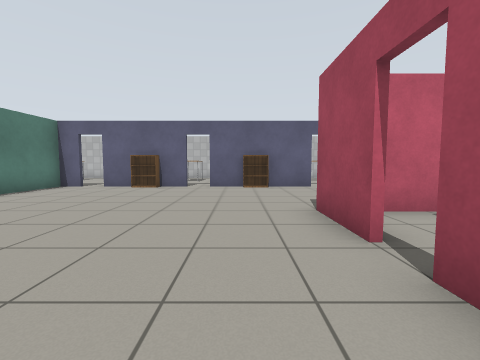
View 1 (above)

16 first-person views from a walk through a robot-simulator world made for Gazebo. The camera is 0.9 m above the floor, tilts 4° down and sees 90° across. The floor is counted in squares, 1 m on a side. Each view is taken from the middle of a square. On the plan, view 1 faces up. The plan holds only what a view shows up to about 10 squares ahead; the rest is blank. Robots are left out. Simple patterns stand in for the simulator's built-in surfaces.

View 2
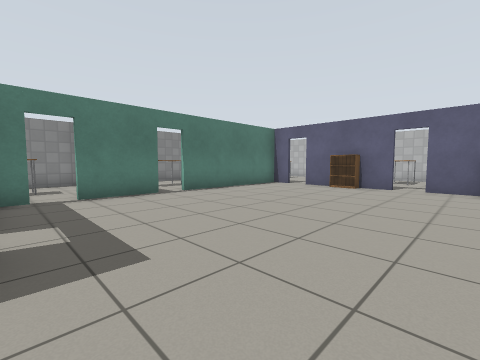

View 3
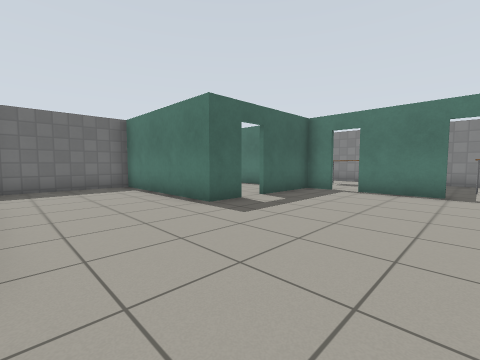

View 4
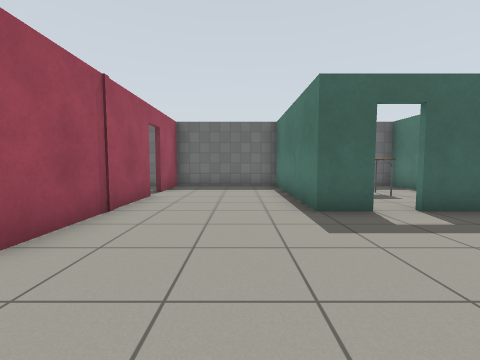

View 5
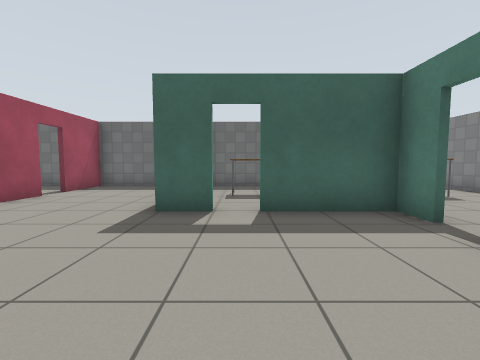

View 6
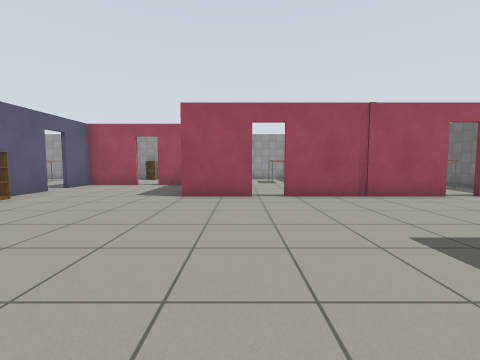

View 7
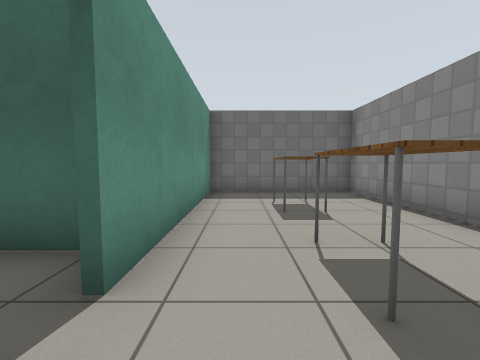

View 8
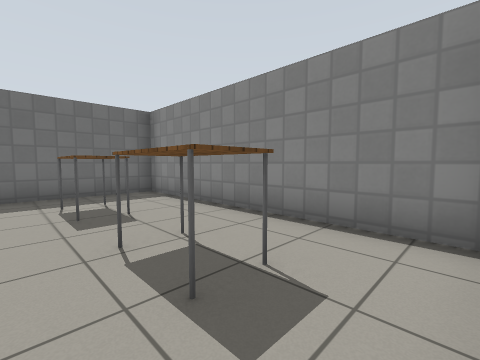

View 9
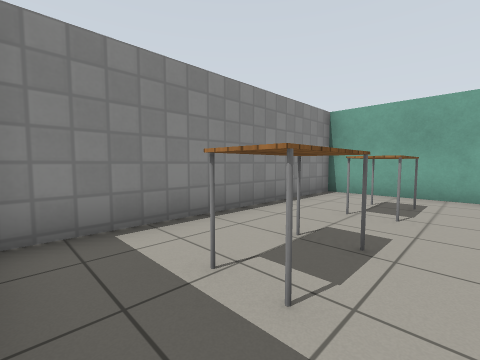

View 10
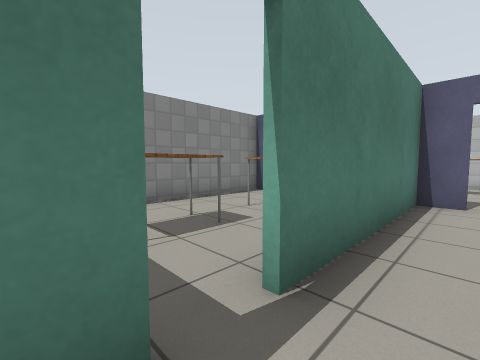

View 11
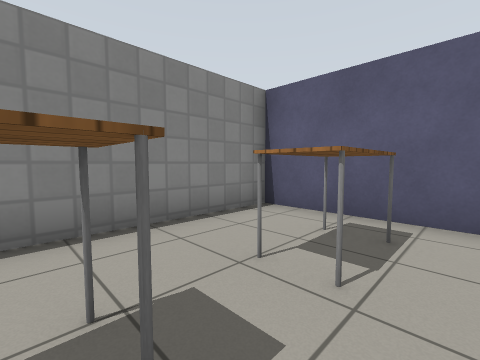

View 12
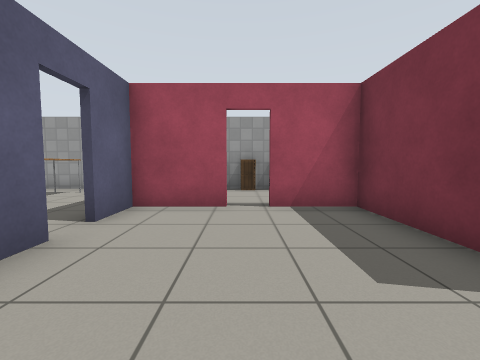

View 13
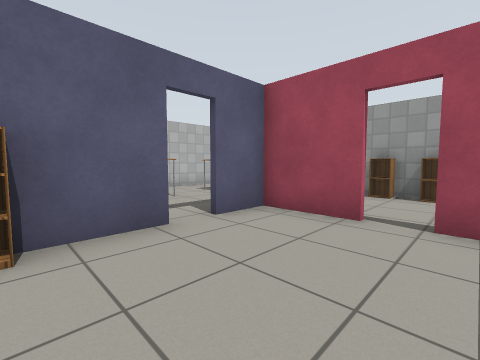

View 14
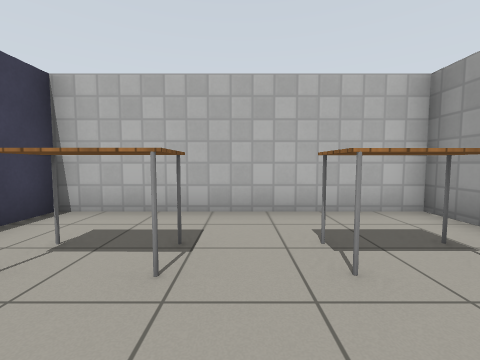

View 15
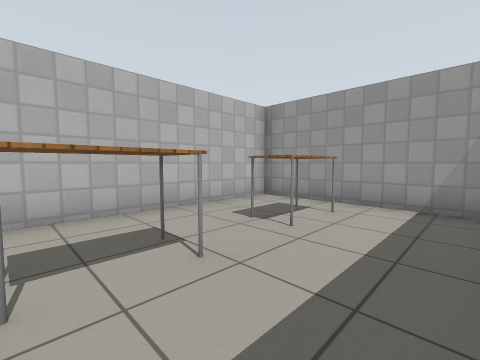

View 16
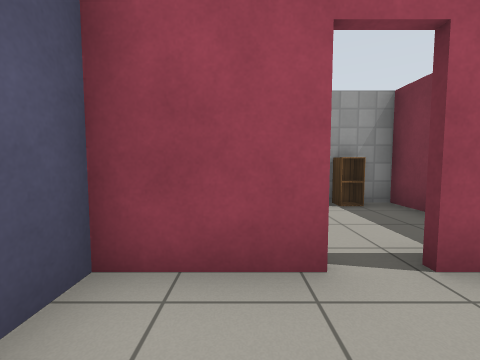

### Floor plan
Points are (right, up) in squares from view 1. A wall is a line through its corners. A room is listed if a view was taken in it or the views show most of it. See-through windows are left out.
Room 1 (views 1, 2, 3, 4, 5, 6, 10, 12, 13, 16)
walls: (1.5, 2.6) (1.5, 4.6); (2.4, 4.6) (4.9, 4.6) (4.9, 6.5); (-3.5, -0.4) (-2.4, -0.4) (-2.4, -5.4) (1.5, -5.4) (1.5, -3.4); (-6.9, 3.5) (-6.9, 1.2); (-2, 9.2) (-5.2, 9.2); (-6.9, -0.4) (-4.4, -0.4); (-6.1, 9.2) (-6.9, 9.2) (-6.9, 4.2); (2.8, 9.2) (-1.2, 9.2); (1.5, -2.6) (1.5, 1.9); (4.9, 7.2) (4.9, 9.2) (3.6, 9.2)
ways out: open door at (-7, 1) to room 2; open door at (-7, 4) to room 3; open door at (3, 9) to room 4; open door at (5, 7) to room 4; open door at (-4, -0.5) to room 5; open door at (-6, 9); open door at (-1.5, 9); open door at (1.5, -3); open door at (1.5, 2)
objects: bookshelf (-4, 9); bookshelf (1, 9)
Room 2 (views 7, 8, 9)
walls: (-7.9, 2.4) (-11.4, 2.4) (-11.4, -5.4) (-6.9, -5.4); (-7.1, -5.5) (-7.1, 0.5)
ways out: open door at (-7, 1) to room 1
objects: table (-9, -4) to (-9, -3); table (-9, 0) to (-9, 1)
Room 3 (view 11)
walls: (-7.9, 9.2) (-11.4, 9.2) (-11.4, 3)
ways out: open door at (-7, 4) to room 1
objects: table (-9, 4) to (-9, 5); table (-9, 7) to (-9, 8)
Room 4 (views 14, 15)
walls: (8.4, 9.9) (8.4, 14.4) (1.6, 14.4) (1.6, 13.4); (7.4, 4.6) (8.4, 4.6) (8.4, 8.4)
ways out: open door at (3, 9) to room 1; open door at (5, 7) to room 1
objects: table (3, 12) to (4, 12); table (6, 12) to (7, 12); cabinet (8, 6); cabinet (8, 7); cabinet (8, 8)
Room 5 (no view inside)
walls: (-6.9, -4) (-6.9, -5.5); (-6.9, -5.4) (-2.9, -5.4)
ways out: open door at (-4, -0.5) to room 1
objects: other object (-5, -3) to (-4, -3)

Positions as (right, up) in squares from view 1, and headings:
1: (0, 0), facing up
2: (0, 0), facing up-left
3: (1, 4), facing down-left
4: (-1, 4), facing down
5: (-4, 4), facing down
6: (-5, 3), facing right
7: (-8, 2), facing down
8: (-8, 2), facing down-left
9: (-8, -5), facing up-left
10: (-6, 3), facing up-left
11: (-8, 5), facing up-left
12: (0, 7), facing right
13: (1, 6), facing up-right
14: (5, 10), facing up
15: (3, 10), facing up-right
16: (3, 8), facing right
